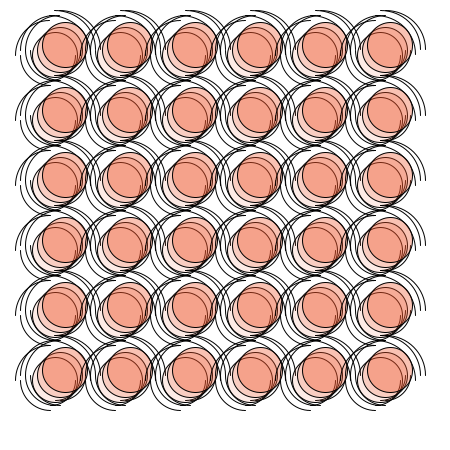
Frame 1 (no input)
Frame 60 (the mouse pressed at the canvas centre just before this capture): identical to frame 1, image omitted
Frame 120 (the mouse held since frame 60 and released just before this capture): identical to frame 1, image omitted

The Processing sketch that drew this single still picture (run headless with seeded random() and noise(); from frame 60 on, the mouse is pressed at the canvas centre):

// Processing sketch: processing_22667
// ── processing_22667.pde

int patternSeperationX = 65;
int patternSeperationY = 65;
void setup(){
size(450,450);
background(255);
smooth();
 
for(int i = 0; i < width/patternSeperationX; i++){
for(int j = 0; j < height/patternSeperationY; j++){
pushMatrix();
translate(i*patternSeperationX, j*patternSeperationY);
yourFunction();
popMatrix();
}
}
 
}
void draw()
{
 
}
void yourFunction(){
  noFill();

arc(50, 55, 50, 50, 0, PI/2);
noFill();
arc(50, 55, 60, 60, PI/2, PI);
arc(50, 55, 70, 70, PI, TWO_PI-PI/2);
arc(50, 55, 80, 80, TWO_PI-PI/2, TWO_PI);

arc(55, 50, 50, 50, 0, PI/2);
noFill();
arc(55, 50, 60, 60, PI/2, PI);
arc(55, 50, 70, 70, PI, TWO_PI-PI/2);
arc(55, 50, 80, 80, TWO_PI-PI/2, TWO_PI);

arc(60, 50, 50, 50, 0, PI/2);
noFill();
arc(60, 50, 60, 60, PI/2, PI);
arc(60, 50, 70, 70, PI, TWO_PI-PI/2);
arc(60, 50, 80, 80, TWO_PI-PI/2, TWO_PI);



fill(237,83,41,30);
ellipse(55,55,45,45);
fill(237,83,41,50);
ellipse(60,50,45,45);
fill(237,83,41,90);
ellipse(65,45,45,45);

}
